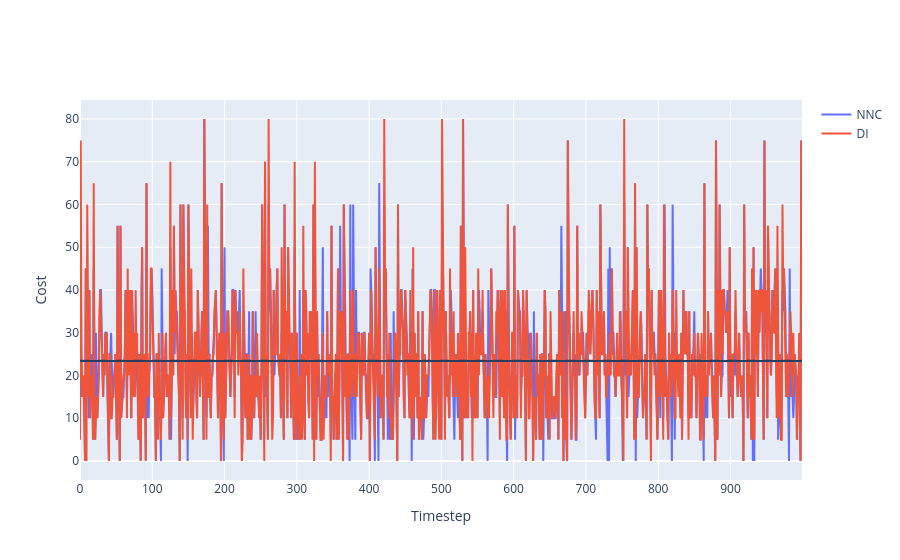

Write notebook code for a chart like this one.
### Code cell
a = go.Scatter(y=[x.item() for x in nn_ci], name='NNC')
b = go.Scatter(y=[x.item() for x in di_ci], name='DI')
fig = go.Figure([a,b])
fig.add_hline(nn_mean_cost.detach().item())
fig.add_hline(di_mean_cost.detach().item(),line={'dash':'dash'})
fig.layout.xaxis.title = 'Timestep'
fig.layout.yaxis.title = 'Cost'
fig

### Figure 1 — Plotly figure (JSON) as saved in the notebook; plotly's stock layout.template omitted (floating-point values rounded to 4 significant figures; data arrays with more than 128 entries replaced by an {"elided": "..."} marker saying what was removed)
{"data": [{"name": "NNC", "type": "scatter", "y": {"elided": "1000 int values"}}, {"name": "DI", "type": "scatter", "y": {"elided": "1000 int values"}}], "layout": {"shapes": [{"type": "line", "x0": 0, "x1": 1, "xref": "x domain", "y0": 23.39, "y1": 23.39, "yref": "y"}, {"line": {"dash": "dash"}, "type": "line", "x0": 0, "x1": 1, "xref": "x domain", "y0": 23.46, "y1": 23.46, "yref": "y"}], "xaxis": {"title": {"text": "Timestep"}}, "yaxis": {"title": {"text": "Cost"}}}}
